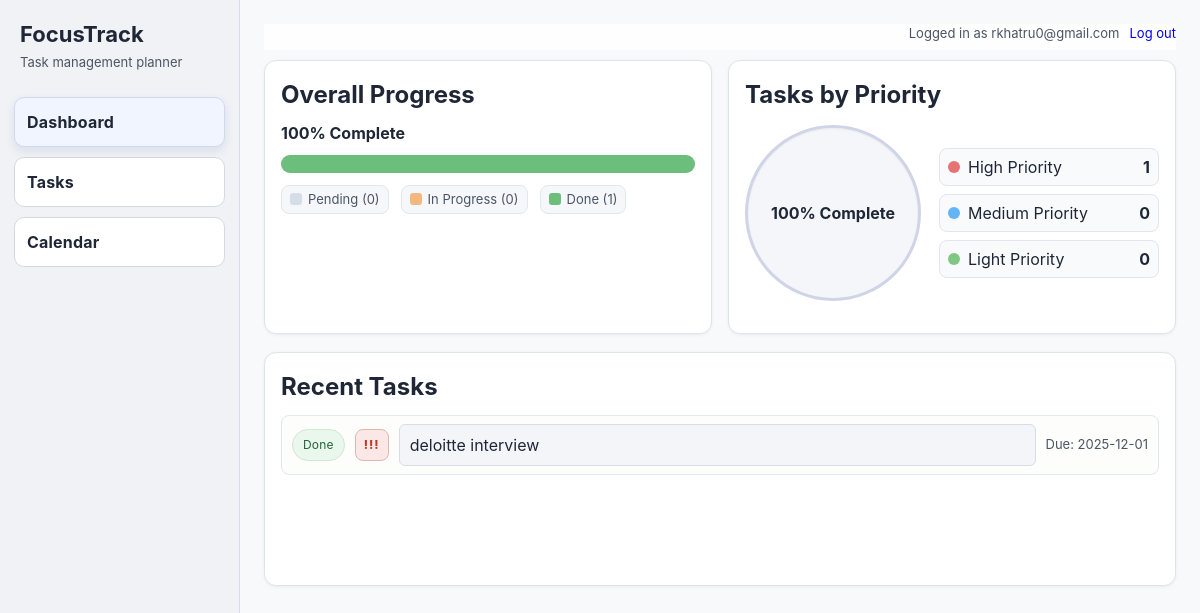
/dashboard (signed in), run on the app's committed database.
### models.py (models this page shows)
class User(Base):
    __tablename__ = "users"
    id = Column(Integer, primary_key=True)
    email = Column(String, unique=True, nullable=False)
    password_hash = Column(String, nullable=False)
    tasks = relationship("Task", back_populates="user")

class Task(Base):
    __tablename__ = "tasks"
    id = Column(Integer, primary_key=True)
    title = Column(String, nullable=False)
    description = Column(String)
    due_date = Column(String)
    priority = Column(String)
    status = Column(String)
    created_at = Column(String)
    category_id = Column(Integer, ForeignKey("categories.id"))
    user_id = Column(Integer, ForeignKey("users.id"), nullable=False)
    category = relationship("Category", back_populates="tasks")
    user = relationship("User", back_populates="tasks")
    reminders = relationship("Reminder", back_populates="task", cascade="all, delete-orphan")  # delete reminders with task

### main.py (the view)
@app.route("/")
@app.route("/dashboard")
def dashboard():
    tasks = task_manager.list_tasks(user_id=g.current_user.id)
    total_tasks = len(tasks)
    completed_tasks = sum(1 for t in tasks if t.status == "Done")
    in_progress_tasks = sum(1 for t in tasks if t.status == "In Progress")
    pending_tasks = sum(1 for t in tasks if t.status == "Pending")
    if total_tasks > 0:
        percent_complete = int((completed_tasks / total_tasks) * 100)
        percent_in_progress = int((in_progress_tasks / total_tasks) * 100)
        percent_pending = 100 - percent_complete - percent_in_progress
    else:
        percent_complete = 0
        percent_in_progress = 0
        percent_pending = 0
    def sort_key(task):
        return task.due_date or "9999-12-31"
    upcoming = sorted(tasks, key=sort_key)[:5]
    recent_tasks = sorted(tasks, key=lambda t: t.created_at or "", reverse=True)[:5]
    counts_by_priority = {
        "high": sum(1 for t in tasks if t.priority == "High"),
        "medium": sum(1 for t in tasks if t.priority == "Medium"),
        "low": sum(1 for t in tasks if t.priority == "Low"),
    }
    return render_template(
        "dashboard.html",
        active_page="dashboard",
        total_tasks=total_tasks,
        completed_tasks=completed_tasks,
        in_progress_tasks=in_progress_tasks,
        pending_tasks=pending_tasks,
        percent_complete=percent_complete,
        percent_pending=percent_pending,
        percent_in_progress=percent_in_progress,
        counts_by_priority=counts_by_priority,
        upcoming=upcoming,
        recent_tasks=recent_tasks,
    )

### main.py (called while the page is built)
def get_current_user():
    user_id = flask_session.get("user_id")
    if not user_id:
        return None
    return db_session.get(models.User, user_id)

@app.before_request
def require_login():
    g.current_user = get_current_user()
    public_endpoints = {"login", "signup", "static"}
    if request.endpoint in public_endpoints or request.endpoint is None:
        return None
    if not g.current_user:
        return redirect(url_for("login"))
    return None

### managers.py (called while the page is built)
    def list_tasks(self, status=None, user_id=None):
        stmt = select(Task)
        if status and status in self.VALID_STATUS:
            stmt = stmt.where(Task.status == status)
        if user_id:
            stmt = stmt.where(Task.user_id == user_id)
        stmt = stmt.order_by(Task.due_date)
        return self.session.execute(stmt).scalars().all()

### templates/dashboard.html (shortened to what this page needs)
{% extends "base.html" %}
{% block content %}
<div class="page">
  <div class="top-row">
    <div class="card card-progress">
      <h2>Overall Progress</h2>
			<div class="progress-summary">{{ percent_complete }}% Complete</div>
			<div class="progress-bar">
        <div class="progress-segment progress-complete" style="width: {{ percent_complete }}%"></div>
      </div>
      <div class="progress-legend">
        <div class="legend-item">
          <span class="legend-box pending"></span> Pending ({{ pending_tasks }})
        </div>
        <div class="legend-item">
          <span class="legend-box inprogress"></span> In Progress ({{ in_progress_tasks }})
        </div>
        <div class="legend-item">
          <span class="legend-box complete"></span> Done ({{ completed_tasks }})
        </div>
      </div>
    </div>
    <div class="card card-priority">
      <h2>Tasks by Priority</h2>
      <div class="priority-content">
        <div class="progress-circle">{{ percent_complete }}% Complete</div>
        <div class="priority-legend">
          <div class="priority-item priority-high">
            <div class="priority-left">
              <span class="priority-dot"></span>
              <span class="priority-label">High Priority</span>
            </div>
            <span class="priority-count">{{ counts_by_priority.high }}</span>
          </div>
          <div class="priority-item priority-medium">
            <div class="priority-left">
              <span class="priority-dot"></span>
              <span class="priority-label">Medium Priority</span>
            </div>
            <span class="priority-count">{{ counts_by_priority.medium }}</span>
          </div>
          <div class="priority-item priority-low">
            <div class="priority-left">
              <span class="priority-dot"></span>
              <span class="priority-label">Light Priority</span>
            </div>
            <span class="priority-count">{{ counts_by_priority.low }}</span>
          </div>
        </div>
      </div>
    </div>
  </div>
  <div class="card card-recent">
    <div class="card-header">
      <h2>Recent Tasks</h2>
    </div>
    {% if recent_tasks %}
      <div class="recent-list">
        {% for task in recent_tasks %}
          {% set prio = task.priority or 'Low' %}
          {% if prio == 'High' %}
            {% set prio_marks = '!!!' %}
            {% set prio_class = 'high' %}
          {% elif prio == 'Medium' %}
            {% set prio_marks = '!!' %}
            {% set prio_class = 'medium' %}
          {% else %}
            {% set prio_marks = '!' %}
            {% set prio_class = 'low' %}
          {% endif %}
          <div class="recent-task-row">
            <div class="task-status-chip {% if task.status == 'Done' %}chip-done{% elif task.status == 'In Progress' %}chip-progress{% else %}chip-pending{% endif %}">{{ task.status }}</div>
            <div class="priority-ticks {{ prio_class }}">{{ prio_marks }}</div>
            <div class="task-bar">{{ task.title }}</div>
            <div class="task-due">Due: {{ task.due_date or 'No date' }}</div>
          </div>
        {% endfor %}
      </div>
    {% else %}
      <p>No tasks yet.</p>
    {% endif %}
  </div>
</div>
{% endblock %}

### templates/base.html (shortened to what this page needs)
<!doctype html>
<html lang="en">
<head>
  <link rel="stylesheet" href="{{ url_for('static', filename='style.css') }}">
</head>
<body>
  <div class="app-container">
    <aside class="sidebar">
      <div class="sidebar-header">
        <div class="app-title">FocusTrack</div>
        <div class="app-subtitle">Task management planner</div>
      </div>
      <nav class="nav-links">
        <a class="nav-link {% if active_page == 'dashboard' %}active{% endif %}" href="{{ url_for('dashboard') }}">
          <div class="nav-text">
            <span class="nav-label">Dashboard</span>
          </div>
        </a>
        <a class="nav-link {% if active_page == 'tasks' %}active{% endif %}" href="{{ url_for('tasks') }}">
          <div class="nav-text">
            <span class="nav-label">Tasks</span>
          </div>
        </a>
        <a class="nav-link {% if active_page == 'calendar' %}active{% endif %}" href="{{ url_for('calendar') }}">
          <div class="nav-text">
            <span class="nav-label">Calendar</span>
          </div>
        </a>
      </nav>
    </aside>
    <div class="main-content">
      {% if g.current_user %}
        <div class="user-bar">
          <span style="font-size:13px; color:#4b5563;">Logged in as {{ g.current_user.email }}</span>
          <a href="{{ url_for('logout') }}" style="font-size:13px; text-decoration:none;">Log out</a>
        </div>
      {% endif %}
      {% block content %}{% endblock %}
    </div>
  </div>
</body>
</html>

### data on the page
User: current_user.email "rkhatru0@gmail.com"
Task: status "Done", prio_marks "!!!", title "deloitte interview", due_date "2025-12-01"

### other printed values
{{ percent_complete }} "100"
{{ pending_tasks }} "0"
{{ in_progress_tasks }} "0"
{{ completed_tasks }} "1"
{{ counts_by_priority.high }} "1"
{{ counts_by_priority.medium }} "0"
{{ counts_by_priority.low }} "0"
